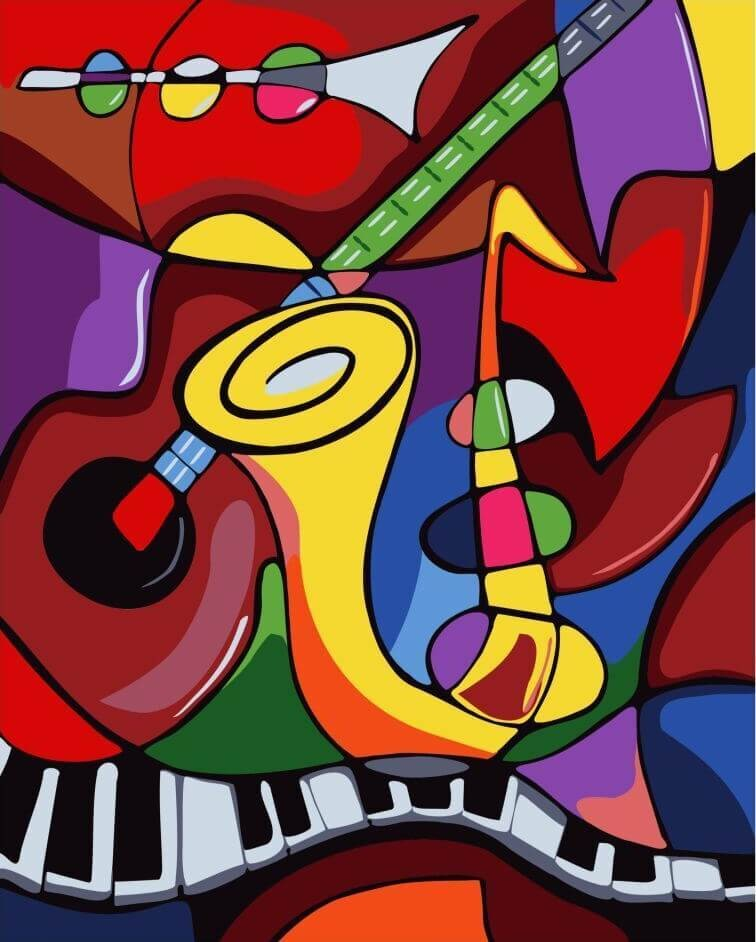
#> input picture 1/pliki/bmp/picasso.bmp, 756 x 942 px, given in place of sample.bmp, which was not available
$ python main.py
#> lines starting #> are read from the running program, lines starting #| are printed output that depends on the picture; after the words box and inside, x2 and y2 are one past the last pixel; in counts of white or black regions, pixels touching at a corner belong together; pictures that were not available may be replaced by others from this repository, and a replacement may not be noted
from PIL import Image

class Steganography:
    @staticmethod
    def create_color_matrix(container_path, output_matrix_r_path, output_matrix_g_path, output_matrix_b_path):
        container = Image.open(container_path)

        # Tworzymy trzy obrazy o takich samych wymiarach jak obraz wejściowy
        container_r = Image.new("1", container.size) # Głębia bitowa 1 oznacza, że każdy piksel w tym obrazie może przyjmować tylko dwie możliwe wartości: 0 (czarny) lub 255 (biały)
        container_g = Image.new("1", container.size)
        container_b = Image.new("1", container.size)

        for y in range(container.height):
            for x in range(container.width):
                pixel = container.getpixel((x, y))  # Pobieramy piksel na pozycji x, y

                # Pobieramy wartości składowych R, G, B
                r, g, b = pixel

                # Sprawdzamy najmłodszy bit składowej R, G, B
                r_bit = r & 1  # Najmłodszy bit składowej R
                g_bit = g & 1  # Najmłodszy bit składowej G
                b_bit = b & 1  # Najmłodszy bit składowej B

                # Zapisujemy piksel jako czarny (0) lub biały (1) w zależności od wartości najmłodszego bitu
                container_r.putpixel((x, y),
                                     255 if r_bit else 0)  # Biały (255) jeśli bit R jest ustawiony, czarny (0) w przeciwnym przypadku
                container_g.putpixel((x, y),
                                     255 if g_bit else 0)  # Biały (255) jeśli bit G jest ustawiony, czarny (0) w przeciwnym przypadku
                container_b.putpixel((x, y),
                                     255 if b_bit else 0)  # Biały (255) jeśli bit B jest ustawiony, czarny (0) w przeciwnym przypadku

        # Zapisujemy trzy osobne obrazy dla każdej składowej koloru
        container_r.save(output_matrix_r_path)
        container_g.save(output_matrix_g_path)
        container_b.save(output_matrix_b_path)

    @staticmethod
    def embed_lsb(container_path, message, output_path):
        container = Image.open(container_path)

        # Konwertuję wiadomość na postać binarną.
        binary_message = ''.join(format(ord(char), '08b') for char in message)
        binary_message += '1111111111111110'  # Dodaję marker końca komunikatu.

        message_length = len(binary_message)
        if message_length > container.width * container.height * 3:
            raise ValueError("Wiadomość jest zbyt długa, aby schować ją w wybranym kontenerze")

        index = 0  # Indeks służy do przemieszczania się po kolejnych bitach wiadomości.
        for y in range(container.height):
            for x in range(container.width):
                if index < len(binary_message):
                    pixel = list(container.getpixel((x, y)))  # Pobieram piksel na pozycji x, y.
                    for i in range(3):  # Dla każdej składowej koloru (RGB).
                        if index < len(binary_message):
                            # Zeruję najmniej znaczący bit za pomocą operacji logicznego AND z maską 0b11111110, a następnie ustawiam bit wiadomości.
                            pixel[i] = pixel[i] & 0b11111110 | int(binary_message[index], 2)
                            index += 1
                    # Zapisuję zmodyfikowany piksel do obrazu.
                    container.putpixel((x, y), tuple(pixel))
                else:
                    container.save(output_path)
                    return

    @staticmethod
    def embed_msb(container_path, message, output_path):
        container = Image.open(container_path)

        # Konwertuję wiadomość na postać binarną.
        binary_message = ''.join(format(ord(char), '08b') for char in message)
        binary_message += '1111111111111110'  # Dodaję marker końca komunikatu.

        message_length = len(binary_message)
        if message_length > container.width * container.height * 3:
            raise ValueError("Wiadomość jest zbyt długa, aby schować ją w wybranym kontenerze")

        index = 0
        for y in range(container.height):
            for x in range(container.width):
                if index < len(binary_message):
                    pixel = list(container.getpixel((x, y)))
                    for i in range(3):  # Dla każdej składowej koloru (RGB).
                        if index < len(binary_message):
                            # Zeruję najbardziej znaczący bit, a następnie ustawiam bit wiadomości.
                            pixel[i] = pixel[i] & 0b01111111 | int(binary_message[index], 2) << 7  # << 7 przesuwa wartość o 7 pozycji bitowych w lewo.
                            index += 1
                    container.putpixel((x, y), tuple(pixel))
                else:
                    container.save(output_path)
                    return

    @staticmethod
    def extract_lsb(container_path):
        container = Image.open(container_path)
        binary_message = ''
        for y in range(container.height):
            for x in range(container.width):
                pixel = container.getpixel((x, y))
                for color in pixel:
                    binary_message += bin(color)[-1]  # Pobieram ostatni bit każdej składowej koloru i dodaje do wiadomości.
        end_marker_index = binary_message.find('1111111111111110')
        if end_marker_index != -1:
            binary_message = binary_message[:end_marker_index]
            message = ''
            for i in range(0, len(binary_message), 8):  # Dzielę ciąg znaków na 8-bitowe fragmenty.
                message += chr(int(binary_message[i:i + 8], 2))  # Zamieniam każdy 8-bitowy fragment na znak ASCII i dodaję do zmiennej wiadomości.
            return message
        else:
            raise ValueError("Nie znaleziono markera końca wiadomości")

    @staticmethod
    def extract_msb(container_path):
        container = Image.open(container_path)
        binary_message = ''
        for y in range(container.height):
            for x in range(container.width):
                pixel = container.getpixel((x, y))
                for color in pixel:
                    binary_message += bin(color & 0b10000000)[2]  # Pobieram najbardziej znaczący bit każdej składowej koloru.
        end_marker_index = binary_message.find('1111111111111110')
        if end_marker_index != -1:
            binary_message = binary_message[:end_marker_index]
            message = ''
            for i in range(0, len(binary_message), 8):  # Dzielę ciąg znaków na 8-bitowe fragmenty.
                message += chr(int(binary_message[i:i + 8], 2))  # Zamieniam każdy 8-bitowy fragment na znak ASCII i dodaję do zmiennej wiadomości.
            return message
        else:
            raise ValueError("Nie znaleziono markera końca wiadomości")


# Osadzam komunikat w obrazie BMP algorytmem LSB (najmniej znaczący bit)
container_path = 'sample.bmp'
first_message = "Kogut Dawid Piotr"
second_message = "Platforma stosujaca steganografie do ukrywania tekstow w obrazach, niezaleznie od formatu pliku (BMP, PNG, JPG), zapewnia wysoki poziom bezpieczenstwa danych. Mechanizmy steganograficzne sa skuteczne w ukrywaniu informacji, co utrudnia dostep osobom nieuprawnionym, az do momentu wykrycia metody stosowanej przez platforme. Wizualne efekty ukrywania tekstu w obrazkach sa tak subtelne, ze ludzkie oko nie jest w stanie wykryc roznic na pierwszy rzut oka. Nawet przy uzyciu roznych formatow plikow (BMP, PNG, JPG), efekt ukrywania jest niezauwazalny dla przecietnego uzytkownika. Istotne jest, ze proces ukrywania tekstu w obrazach nie wplywa negatywnie na jakosc obrazow. Nawet przy szczegolowych analizach, dopiero roznice w obrazie Malewicza mogly byc zauwazone tylko przy uzyciu przyblizenia i to na obszarach o jednolitych kolorach, co swiadczy o wysokiej jakosci steganografii stosowanej przez platforme. Metody odzyskiwania danych z zakodowanych tekstow w obrazach dzialaja bez zarzutow. Proces odkodowywania ukrytych informacji jest sprawny i nie wymaga specjalistycznych narzedzi czy zaawansowanej wiedzy. Problemem platformy jest to, ze kazdy obraz po zakodowaniu w nim tekstu jest generowany w formacie PNG niezaleznie od formatu zrodlowego. Uwazam, ze ten problem moze miec wplyw na ocene dzialania platformy dla roznych formatow plikow graficznych."
output_first_lsb_path = 'output_first_lsb.bmp'
output_second_lsb_path = 'output_second_lsb.bmp'
Steganography.embed_lsb(container_path, first_message, output_first_lsb_path)
#> in embed_lsb, container is the input picture: PIL image 756x942 RGB; mean R, G, B 124.5, 67, 63.1
#> after the loop in embed_lsb, `for y in range(container.height):`: index = 152
Steganography.embed_lsb(container_path, second_message, output_second_lsb_path)
#> after the loop in embed_lsb, `for y in range(container.height):`: index = 10896

# Wydobywam komunikat z osadzonego obrazu BMP algorytmem LSB
extracted_first_message_lsb = Steganography.extract_lsb(output_first_lsb_path)
#> in extract_lsb, `end_marker_index = binary_message.find('1111111111111110')`: end_marker_index = 136
#> the loop in extract_lsb, `for i in range(0, len(binary_message), 8):` made 17 passes
#> (i, message) on passes 2 to 13: (8, 'Ko'), (16, 'Kog'), (24, 'Kogu'), (32, 'Kogut'), (40, 'Kogut '), (48, 'Kogut D'), (56, 'Kogut Da'), (64, 'Kogut Daw'), (72, 'Kogut Dawi'), (80, 'Kogut Dawid'), (88, 'Kogut Dawid '), (96, 'Kogut Dawid P')
#> message on pass 1: 'K'
#> extracted_first_message_lsb = 'Kogut Dawid Piotr'
extracted_second_message_lsb = Steganography.extract_lsb(output_second_lsb_path)
#> the loop in extract_lsb (call 2), `for i in range(0, len(binary_message), 8):` made 1360 passes

print("Pierwsza wiadomość odczytana z kontenera, w którym zakodowano ją algorytmem LSB:", extracted_first_message_lsb)
#| Pierwsza wiadomość odczytana z kontenera, w którym zakodowano ją algorytmem LSB: Kogut Dawid Piotr
print("Druga wiadomość odczytana z kontenera, w którym zakodowano ją algorytmem LSB:", extracted_second_message_lsb)
#> (printed output is left out)

# Osadzam komunikat w obrazie BMP algorytmem MSB (najbardziej znaczący bit)
output_first_msb_path = 'output_first_msb.bmp'
output_second_msb_path = 'output_second_msb.bmp'
Steganography.embed_msb(container_path, first_message, output_first_msb_path)
#> after the loop in embed_msb, `for y in range(container.height):`: index = 152
Steganography.embed_msb(container_path, second_message, output_second_msb_path)
#> after the loop in embed_msb, `for y in range(container.height):`: index = 10896

# Wydobywam komunikat z osadzonego obrazu BMP algorytmem MSB
extracted_first_message_msb = Steganography.extract_msb(output_first_msb_path)
#> in extract_msb, `end_marker_index = binary_message.find('1111111111111110')`: end_marker_index = 136
#> the loop in extract_msb, `for i in range(0, len(binary_message), 8):` made 17 passes
#> extracted_first_message_msb = 'Kogut Dawid Piotr'
extracted_second_message_msb = Steganography.extract_msb(output_second_msb_path)
#> the loop in extract_msb (call 2), `for i in range(0, len(binary_message), 8):` made 1360 passes

print("Pierwsza wiadomość odczytana z kontenera, w którym zakodowano ją algorytmem MSB:", extracted_first_message_msb)
#| Pierwsza wiadomość odczytana z kontenera, w którym zakodowano ją algorytmem MSB: Kogut Dawid Piotr
print("Druga wiadomość odczytana z kontenera, w którym zakodowano ją algorytmem MSB:", extracted_second_message_msb)
#> (printed output is left out)

# Tworze 3 macierze kolorów dla: R,G,B
Steganography.create_color_matrix(container_path, "matrix_r.bmp", "matrix_g.bmp", "matrix_b.bmp")
#> in create_color_matrix, `container_r = Image.new("1", container.size)`: container_r: PIL image 756x942 1; every value is 0
#> after the loop in create_color_matrix, `for y in range(container.height):`:
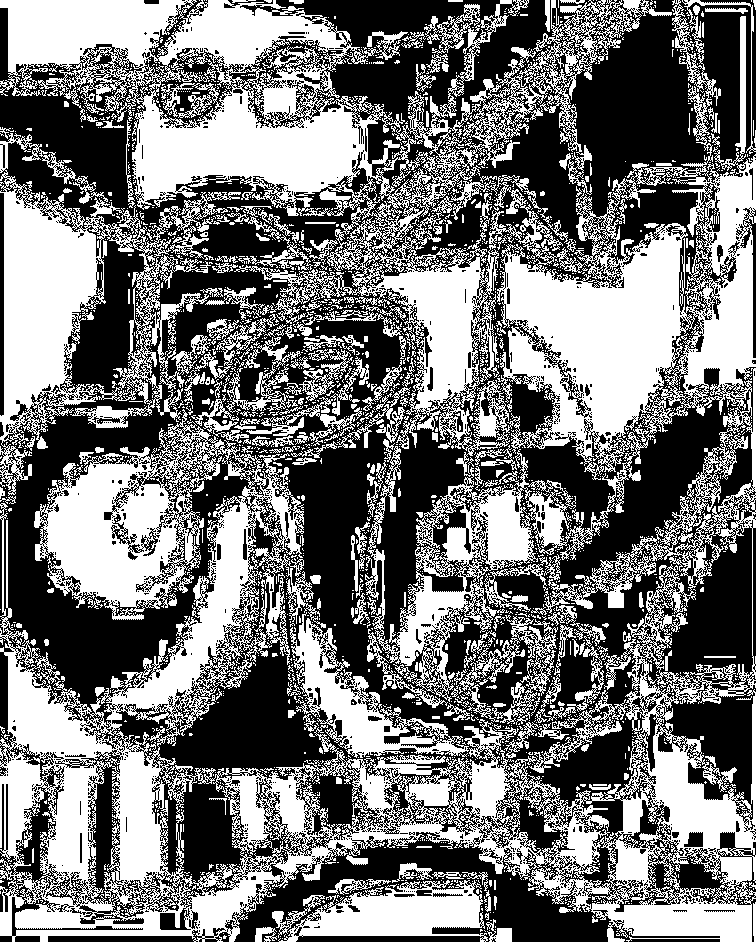
#> container_b: PIL image 756x942 1; 46.5% white; 2341 white regions (2065 under 20 px), largest, box (x1, y1, x2, y2) and area: (0, 0, 756, 942) 255321, (0, 133, 228, 496) 26300, (290, 612, 469, 758) 7108
#> after the loop in create_color_matrix, `for y in range(container.height):`:
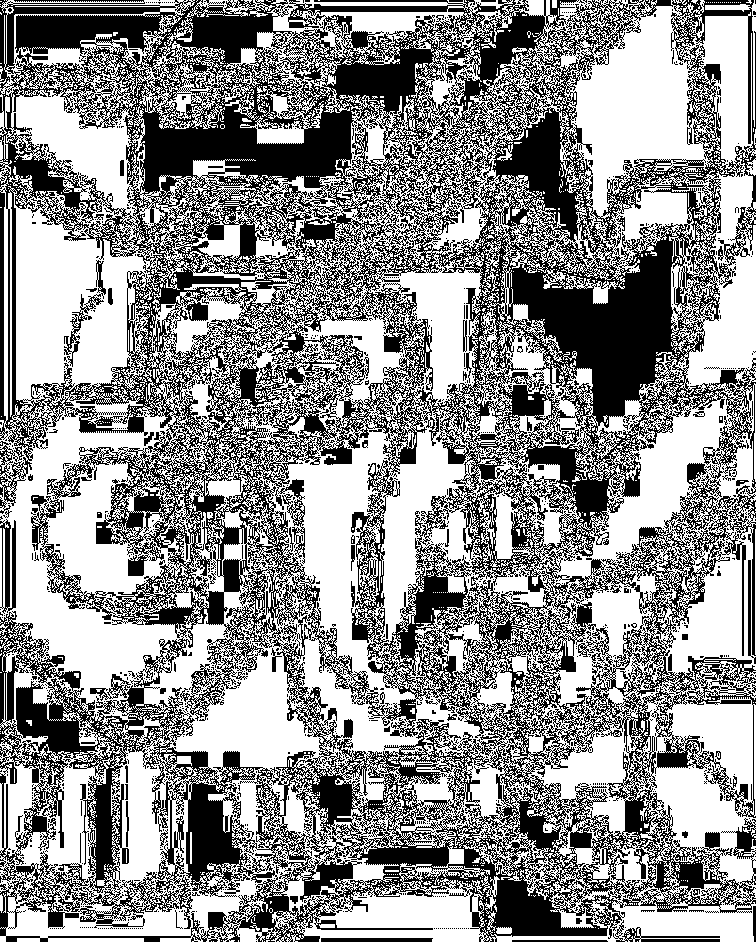
#> container_g: PIL image 756x942 1; 56.1% white; 1616 black regions (1538 under 20 px), largest, box (x1, y1, x2, y2) and area: (0, 0, 756, 942) 302693, (0, 519, 16, 614) 893, (64, 260, 106, 367) 684
#> after the loop in create_color_matrix, `for y in range(container.height):`:
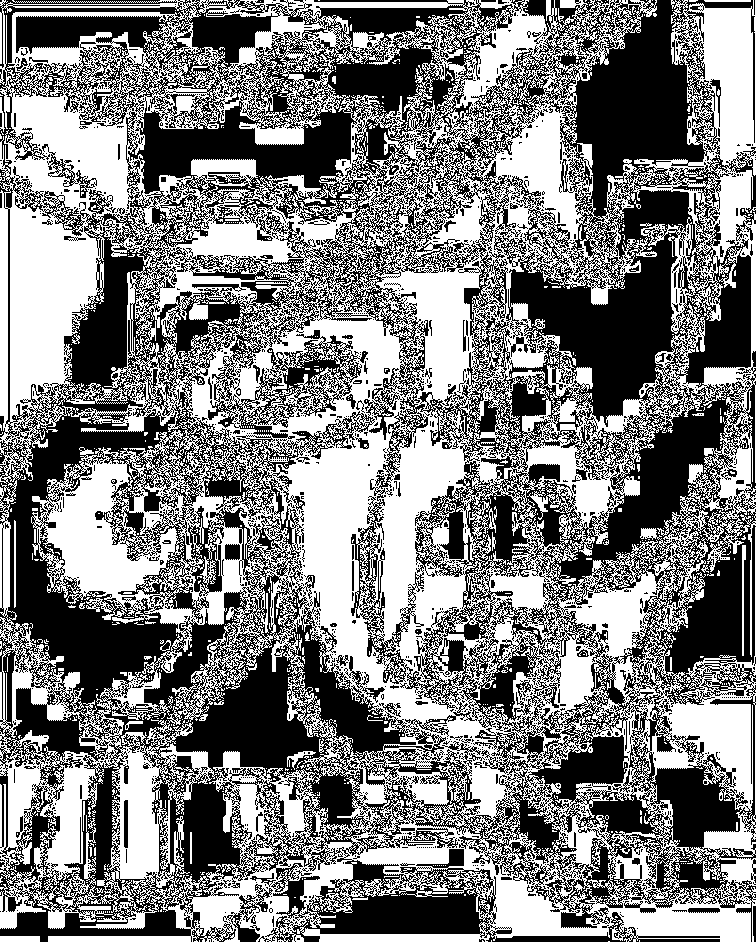
#> container_r: PIL image 756x942 1; 49.7% white; 1672 white regions (1612 under 20 px), largest, box (x1, y1, x2, y2) and area: (0, 0, 756, 942) 346136, (174, 816, 190, 877) 317, (742, 545, 746, 656) 252
